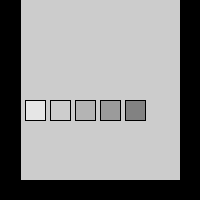
Frame 1 (no input)
Frame 60 (the mouse pressed at the canvas centre just before this capture): identical to frame 1, image omitted
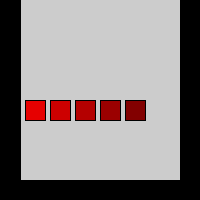
Frame 120 (the mouse held since frame 60 and released just before this capture)

The Processing sketch that drew these frames (run headless with seeded random() and noise(); from frame 60 on, the mouse is pressed at the canvas centre):

// Processing sketch: processing_91180
// ── processing_91180.pde

int[] shapes = {25,50,75,100,125};
 
void setup()
{
  size(200,200);
}
 
void draw()
{
   
 
  for (int i =0; i < shapes.length; i++)
  {
    if(mouseX < 20 || mouseX > width-20 || mouseY > height - 20)
    fill(255-shapes[i]);
    else fill(255-shapes[i],0,0); 
    rect(shapes[i],height/2,20,20);
  }
  borders();
}
 
void borders()
{
  fill(0);
  rect(0,0,20,height);
  rect(0,height-20,width,20);
  rect(width-20,0,height,height);
}
